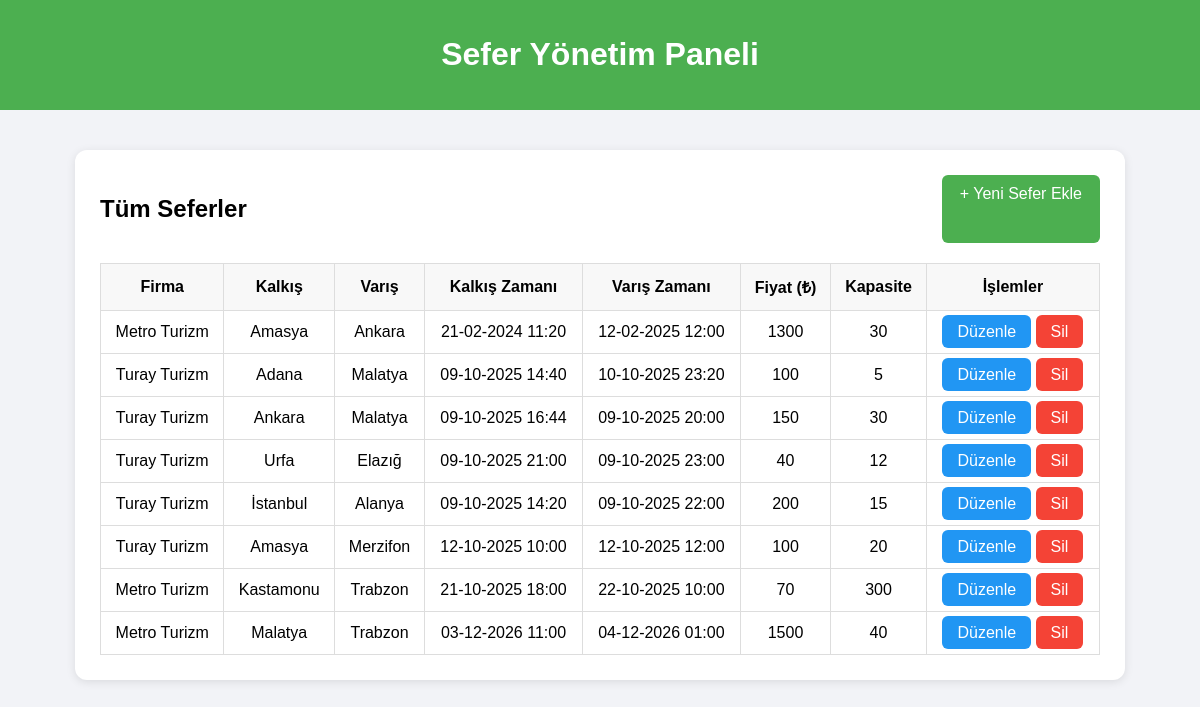
The page /trips_list.php (signed in) on the database its author committed.
### tables this page shows
CREATE TABLE Trips (
    id TEXT PRIMARY KEY,
    company_id TEXT NOT NULL,
    destination_city TEXT NOT NULL,
    arrival_time DATETIME NOT NULL,
    departure_time DATETIME NOT NULL,
    departure_city TEXT NOT NULL,
    price INTEGER NOT NULL,
    capacity INTEGER NOT NULL,
    created_date TIMESTAMP DEFAULT CURRENT_TIMESTAMP,
    FOREIGN KEY (company_id) REFERENCES Bus_Company(id)
);

CREATE TABLE Bus_Company (
    id TEXT PRIMARY KEY,
    name TEXT UNIQUE NOT NULL,
    logo_path TEXT,
    created_at TIMESTAMP DEFAULT CURRENT_TIMESTAMP
);

### trips_list.php (the view, shortened to what this page needs)
<?php
require_once 'includes/config.php';
$stmt = $db->prepare("SELECT * FROM User WHERE id = :id");
$stmt->execute([':id' => $_SESSION['user_id']]);
$current_user = $stmt->fetch(PDO::FETCH_ASSOC);
if ($current_user['role'] === 'admin') {
    $stmt = $db->query("
        SELECT t.*, b.name AS company_name
        FROM Trips t
        JOIN Bus_Company b ON t.company_id = b.id
        ORDER BY t.departure_time ASC
    ");
    $trips = $stmt->fetchAll(PDO::FETCH_ASSOC);
}
?>
<!DOCTYPE html>
<html lang="tr">
<head>
</head>
<body>
<header>
    <h1>Sefer Yönetim Paneli</h1>
</header>
<div class="container">
    <div class="top-buttons">
        <h2>Tüm Seferler</h2>
        <a href="create_trip.php" class="add-btn">+ Yeni Sefer Ekle</a>
    </div>
    <table>
        <tr>
            <th>Firma</th>
            <th>Kalkış</th>
            <th>Varış</th>
            <th>Kalkış Zamanı</th>
            <th>Varış Zamanı</th>
            <th>Fiyat (₺)</th>
            <th>Kapasite</th>
            <th>İşlemler</th>
        </tr>
        <?php if (count($trips) > 0): ?>
            <?php foreach ($trips as $trip): ?>
                <tr>
                    <td><?= htmlspecialchars($trip['company_name']) ?></td>
                    <td><?= htmlspecialchars($trip['departure_city']) ?></td>
                    <td><?= htmlspecialchars($trip['destination_city']) ?></td>
                    <td><?= date('d-m-Y H:i', strtotime($trip['departure_time'])) ?></td>
                    <td><?= date('d-m-Y H:i', strtotime($trip['arrival_time'])) ?></td>
                    <td><?= htmlspecialchars($trip['price']) ?></td>
                    <td><?= htmlspecialchars($trip['capacity']) ?></td>
                    <td>
                        <?php if ($current_user['role'] === 'admin' || ($current_user['role'] === 'company' && $trip['company_id'] === $current_user['company_id'])): ?>
                            <a href="edit_trip.php?id=<?= $trip['id'] ?>" class="btn edit-btn">Düzenle</a>
                            <a href="trips_list.php?delete_id=<?= $trip['id'] ?>" class="btn delete-btn" onclick="return confirm('Bu seferi silmek istediğine emin misin?');">Sil</a>
                        <?php else: ?>
                            -
                        <?php endif; ?>
                    </td>
                </tr>
            <?php endforeach; ?>
        <?php else: ?>
            <tr><td colspan="8">Henüz sefer eklenmemiş.</td></tr>
        <?php endif; ?>
    </table>
</div>
</body>
</html>

### trips_list.php (style rules this page uses)
body { font-family: Arial, sans-serif; background-color: #f2f3f7; margin: 0; padding: 0; }
header { background-color: #4CAF50; color: white; text-align: center; padding: 15px; }
.container { max-width: 1000px; margin: 40px auto; background: white; border-radius: 12px; box-shadow: 0 2px 10px rgba(0,0,0,0.1); padding: 25px; }
h2 { text-align: center; margin-bottom: 20px; }
table { width: 100%; border-collapse: collapse; margin-top: 10px; }
th, td { border: 1px solid #ddd; padding: 12px; text-align: center; }
th { background-color: #f8f8f8; }
.btn { padding: 8px 15px; border: none; border-radius: 6px; cursor: pointer; color: white; text-decoration: none; }
.edit-btn { background-color: #2196F3; }
.delete-btn { background-color: #f44336; }
.top-buttons { display: flex; justify-content: space-between; margin-bottom: 20px; }
.add-btn { background-color: #4CAF50; padding: 10px 18px; color: white; border-radius: 6px; text-decoration: none; }

### rows shown on the page
trips: company.name "Metro Turizm", departure_city "Amasya", destination_city "Ankara", departure_time "21-02-2024 11:20", arrival_time "12-02-2025 12:00", price "1300", capacity "30"
trips: company.name "Turay Turizm", departure_city "Adana", destination_city "Malatya", departure_time "09-10-2025 14:40", arrival_time "10-10-2025 23:20", price "100", capacity "5"
trips: company.name "Turay Turizm", departure_city "Ankara", destination_city "Malatya", departure_time "09-10-2025 16:44", arrival_time "09-10-2025 20:00", price "150", capacity "30"
trips: company.name "Turay Turizm", departure_city "Urfa", destination_city "Elazığ", departure_time "09-10-2025 21:00", arrival_time "09-10-2025 23:00", price "40", capacity "12"
trips: company.name "Turay Turizm", departure_city "İstanbul", destination_city "Alanya", departure_time "09-10-2025 14:20", arrival_time "09-10-2025 22:00", price "200", capacity "15"
trips: company.name "Turay Turizm", departure_city "Amasya", destination_city "Merzifon", departure_time "12-10-2025 10:00", arrival_time "12-10-2025 12:00", price "100", capacity "20"
trips: company.name "Metro Turizm", departure_city "Kastamonu", destination_city "Trabzon", departure_time "21-10-2025 18:00", arrival_time "22-10-2025 10:00", price "70", capacity "300"
trips: company.name "Metro Turizm", departure_city "Malatya", destination_city "Trabzon", departure_time "03-12-2026 11:00", arrival_time "04-12-2026 01:00", price "1500", capacity "40"
